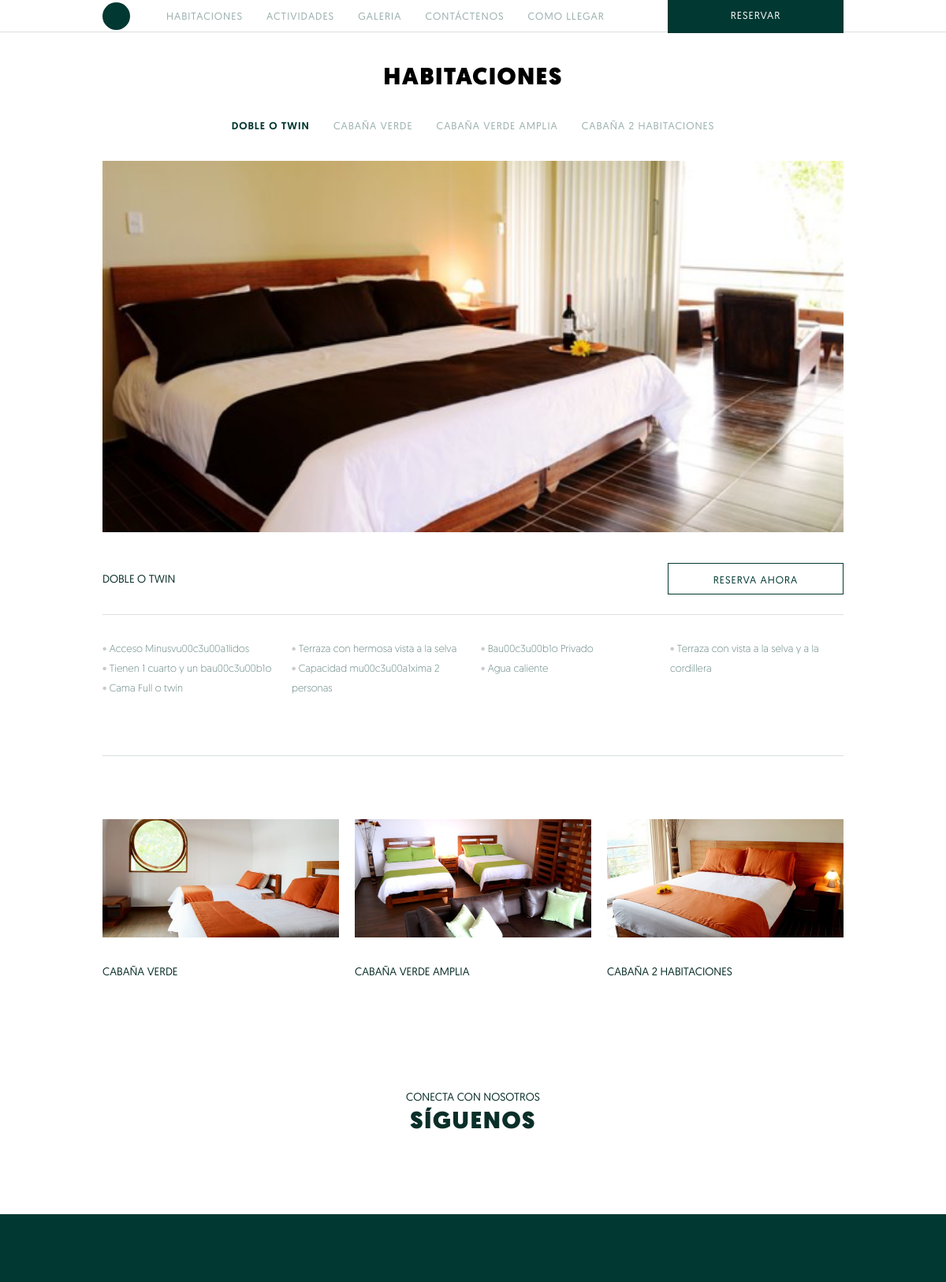
Page /index.php/rooms on the committed database.
### tables this page shows
CREATE TABLE IF NOT EXISTS `rooms` (
  `id` int(100) NOT NULL AUTO_INCREMENT,
  `name` varchar(5000) NOT NULL,
  `img` varchar(5000) NOT NULL,
  `features` varchar(5000) NOT NULL,
  PRIMARY KEY (`id`)
);

### application/controllers/rooms.php (called while the page is built)
<?php if ( ! defined('BASEPATH')) exit('No direct script access allowed');
class Rooms extends CI_Controller {
	public function index()
	{
		$this->load->model('rooms_model');
		$data['rooms'] = $this->rooms_model->getRooms();
		$data['cRoom'] = ($this->uri->segment(3) != "") ? $this->uri->segment(3) : 1;
		$this->load->view('rooms', $data);
	}
}

### index.php (called while the page is built, shortened)
<?php
require_once BASEPATH.'core/CodeIgniter.php';

### application/models/rooms_model.php (called while the page is built, shortened)
<?php
class Rooms_model extends CI_Model {
	function getRooms(){
		$this->db->order_by('id', 'ASC');
		return  $this->db->get('rooms')->result();
	}
}
?>

### application/helpers/utility_helper.php (called while the page is built, shortened)
<?php
function asset_url(){
	return base_url().'assets/';
}
function json_decode_special_chars($string){
	return json_decode(utf8_decode($string));
}
?>

### application/views/rooms.php (the view)
<?php
include("inc/header.php");
include("inc/menu-scroll.php");
?>
<div class="content">
	<h1>HABITACIONES</h1>
	<p class="element-menu">
	<?php
	foreach ($rooms as $room) {
	?>
		<a href="/rooms/index/<?php echo $room->id ?>" title="<?php echo $room->name ?>" <?php echo $cRoom == $room->id ? "class=\"current\"" : "" ?>><?php echo $room->name ?></a>
	<?php
	}
	?>
	</p>
	<?php
	foreach ($rooms as $room) {
		if ($cRoom == $room->id) {
	?>
	<img src="<?php echo asset_url(); ?>img/rooms/<?php echo $room->img ?>" alt="<?php echo $room->name ?>" style="width: 940px; margin-bottom: 35px;" />
	<p class="description-header clear-fix">
		<span class="left"><?php echo $room->name ?></span>
		<a href="#" class="button right">RESERVA AHORA</a>
	</p>
	<ul class="description-list">
				<?php
				$features = json_decode_special_chars($room->features);
				foreach ($features as $feature) {
				?>
		<li><?php echo $feature ?></li>
				<?php
				}
				?>
	</ul>
	<div class="description-image-row clear-fix">
		<?php
		foreach ($rooms as $room) {
			if ($cRoom != $room->id) {
		?>
			<a href="/rooms/index/<?php echo $room->id ?>"><img src="<?php echo asset_url(); ?>img/rooms/<?php echo $room->img ?>" alt="<?php echo $room->name ?>" /><?php echo $room->name ?></a>
		<?php
			}
		}
		?>
	</div>
	<?php
		}
	}
	?>
</div>
<?php
include("inc/home-footer.php");
?>

### rows in the picture
rooms: name "DOBLE O TWIN", img (picture), features "Acceso Minusvu00c3u00a1lidos", features "Tienen 1 cuarto y un bau00c3u00b1o", features "Cama Full o twin", features "Terraza con hermosa vista a la selva", features "Capacidad mu00c3u00a1xima 2 personas", features "Bau00c3u00b1o Privado", features "Agua caliente", features "Terraza con vista a la selva y a la cordillera"
rooms: name "CABAÑA VERDE", img (picture)
rooms: name "CABAÑA VERDE AMPLIA", img (picture)
rooms: name "CABAÑA 2 HABITACIONES", img (picture)
